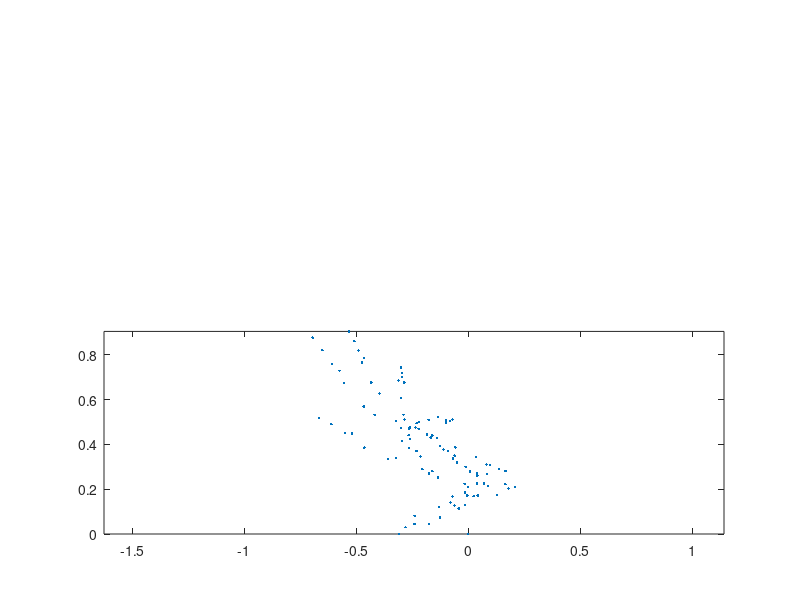

Reproduce this figure in MATLAB.
%-------------------------------------------------------------------------%
%   Name: Suhail P.         Take Home Quiz1              Date: 3-24-15    %
%-------------------------------------------------------------------------%

%9.7
reach = 100;
x = zeros(reach,1);
y = zeros(reach,1);
%z = 0;
for n = 1 : reach - 1
    x(n+1) = y(n)*(1+sin(0.7*x(n)))-1.2*sqrt(abs(x(n)));
    y(n+1) = 0.21-x(n);
end
subplot(2,1,2);
plot(x,y,'.');
axis equal;